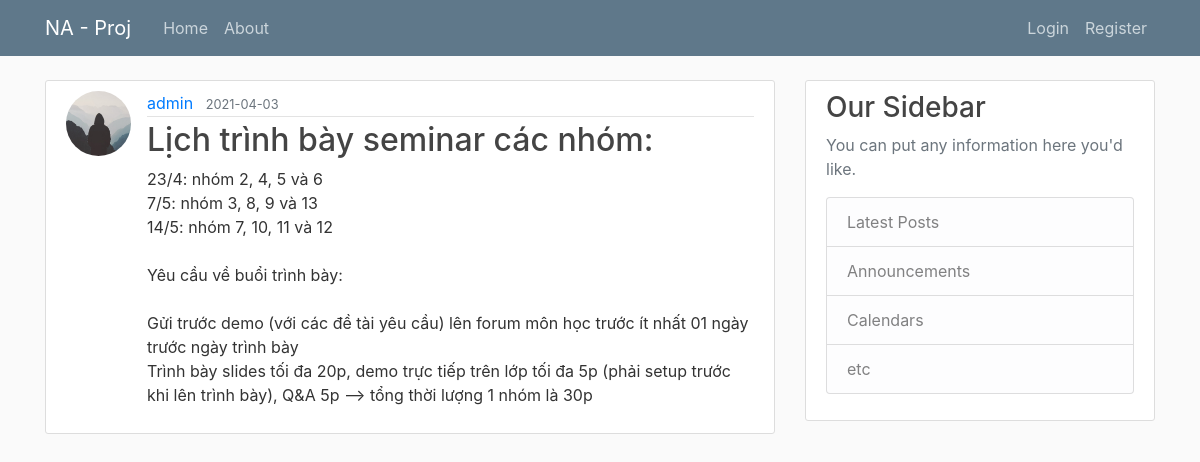
The app's page /post/4 with its own data.
### na_service/models.py (models this page shows, shortened)
class User(db.Model, UserMixin):
    id = db.Column(db.Integer, primary_key=True)
    username = db.Column(db.String(20), unique=True, nullable=False)
    email = db.Column(db.String(120), unique=True, nullable=False)
    image_file = db.Column(db.String(20), nullable=False, default='default.jpg')
    password = db.Column(db.String(60), nullable=False)
    posts = db.relationship('Post', backref='author', lazy=True)

class Post(db.Model):
    id = db.Column(db.Integer, primary_key=True)
    title = db.Column(db.String(100), nullable=False)
    date_posted = db.Column(db.DateTime, nullable=False, default=datetime.utcnow())
    content = db.Column(db.Text, nullable=False)
    user_id = db.Column(db.Integer, db.ForeignKey('user.id'), nullable=False)

### na_service/posts/routes.py (the view)
@posts.route("/post/<int:post_id>")
def post(post_id):
    post = Post.query.get_or_404(post_id)
    return render_template('post.html', title=post.title, post=post)

### na_service/templates/post.html (shortened to what this page needs)
{% extends "layout.html" %}
{% block content %}
    <article class="media content-section">
        <img class="rounded-circle article-img" src="{{ url_for('static', filename='profile_pics/' + post.author.image_file) }}" alt="image of author">
        <div class="media-body">
            <div class="article-metadata">
                <a class="mr-2" href="{{ url_for('users.user_posts', username=post.author.username) }}">{{ post.author.username }}</a>
                <small class="text-muted">{{ post.date_posted.strftime('%Y-%m-%d') }}</small>
            </div>
            <h2 class="article-title">{{ post.title }}</a></h2>
            <p class="article-content">{{ post.content }}</p>
        </div>
    </article>
{% endblock content %}

### na_service/static/css/main.css (style rules this page uses)
body { background: #fafafa; color: #333333; margin-top: 5rem; }
h1, h2, h3, h4, h5, h6 { color: #444444; }
.content-section { background: #ffffff; padding: 10px 20px; border: 1px solid #dddddd; border-radius: 3px; margin-bottom: 20px; }
.article-title { color: #444444; }
.article-content { white-space: pre-line; }
.article-img { height: 65px; width: 65px; margin-right: 16px; }
.article-metadata { padding-bottom: 1px; margin-bottom: 4px; border-bottom: 1px solid #e3e3e3 }

### records on screen
User: image_file (placeholder picture), author.username "admin"
Post: date_posted "2021-04-03", title "Lịch trình bày seminar các nhóm:", content "23/4: nhóm 2, 4, 5 và 6 7/5: nhóm 3, 8, 9 và 13 14/5: nhóm 7, 10, 11 và 12 Yêu cầu về buổi trình bày: Gửi trước demo (với các đề tài yêu cầu) lên forum môn học trước ít nhất 01 ngày trước ngày trình bày Trình bày slides tối đa 20p, demo trực tiếp trên lớp tối đa 5p (phải setup trước khi lên trình bày), Q&A 5p --> tổng thời lượng 1 nhóm là 30p"
